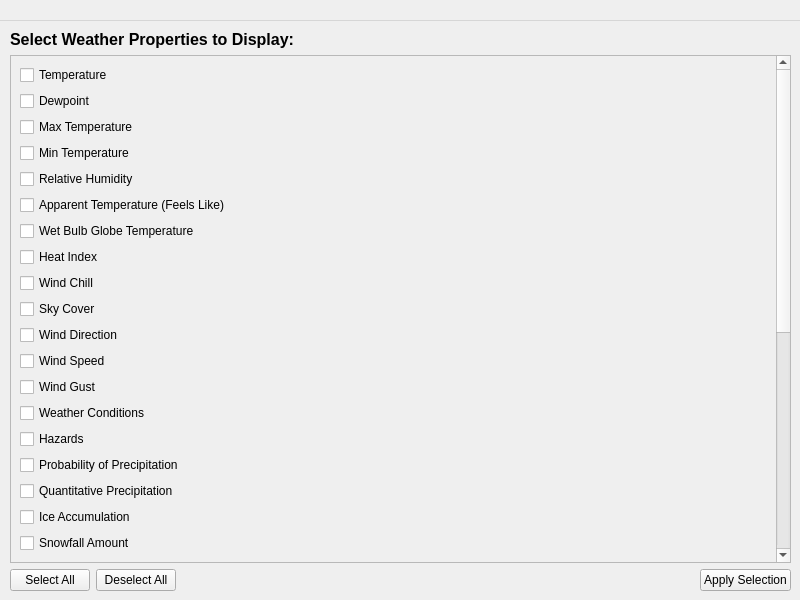
<?xml version="1.0" encoding="UTF-8"?>
<ui version="4.0">
 <class>settings_data</class>
 <widget class="QWidget" name="settings_data">
  <property name="geometry">
   <rect>
    <x>0</x>
    <y>0</y>
    <width>800</width>
    <height>600</height>
   </rect>
  </property>
  <property name="windowTitle">
   <string>Weather Data Selector</string>
  </property>
  <widget class="QWidget" name="centralwidget">
   <property name="geometry">
    <rect>
     <x>10</x>
     <y>30</y>
     <width>781</width>
     <height>561</height>
    </rect>
   </property>
   <layout class="QVBoxLayout" name="verticalLayout">
    <item>
     <widget class="QLabel" name="titleLabel">
      <property name="font">
       <font>
        <pointsize>12</pointsize>
        <bold>true</bold>
       </font>
      </property>
      <property name="text">
       <string>Select Weather Properties to Display:</string>
      </property>
     </widget>
    </item>
    <item>
     <widget class="QScrollArea" name="scrollArea">
      <property name="widgetResizable">
       <bool>true</bool>
      </property>
      <widget class="QWidget" name="scrollAreaWidgetContents">
       <property name="geometry">
        <rect>
         <x>0</x>
         <y>0</y>
         <width>763</width>
         <height>963</height>
        </rect>
       </property>
       <layout class="QVBoxLayout" name="scrollLayout">
        <item>
         <widget class="QCheckBox" name="checkBoxTemperature">
          <property name="text">
           <string>Temperature</string>
          </property>
         </widget>
        </item>
        <item>
         <widget class="QCheckBox" name="checkBoxDewpoint">
          <property name="text">
           <string>Dewpoint</string>
          </property>
         </widget>
        </item>
        <item>
         <widget class="QCheckBox" name="checkBoxMaxTemperature">
          <property name="text">
           <string>Max Temperature</string>
          </property>
         </widget>
        </item>
        <item>
         <widget class="QCheckBox" name="checkBoxMinTemperature">
          <property name="text">
           <string>Min Temperature</string>
          </property>
         </widget>
        </item>
        <item>
         <widget class="QCheckBox" name="checkBoxRelativeHumidity">
          <property name="text">
           <string>Relative Humidity</string>
          </property>
         </widget>
        </item>
        <item>
         <widget class="QCheckBox" name="checkBoxApparentTemperature">
          <property name="text">
           <string>Apparent Temperature (Feels Like)</string>
          </property>
         </widget>
        </item>
        <item>
         <widget class="QCheckBox" name="checkBoxWetBulbGlobeTemperature">
          <property name="text">
           <string>Wet Bulb Globe Temperature</string>
          </property>
         </widget>
        </item>
        <item>
         <widget class="QCheckBox" name="checkBoxHeatIndex">
          <property name="text">
           <string>Heat Index</string>
          </property>
         </widget>
        </item>
        <item>
         <widget class="QCheckBox" name="checkBoxWindChill">
          <property name="text">
           <string>Wind Chill</string>
          </property>
         </widget>
        </item>
        <item>
         <widget class="QCheckBox" name="checkBoxSkyCover">
          <property name="text">
           <string>Sky Cover</string>
          </property>
         </widget>
        </item>
        <item>
         <widget class="QCheckBox" name="checkBoxWindDirection">
          <property name="text">
           <string>Wind Direction</string>
          </property>
         </widget>
        </item>
        <item>
         <widget class="QCheckBox" name="checkBoxWindSpeed">
          <property name="text">
           <string>Wind Speed</string>
          </property>
         </widget>
        </item>
        <item>
         <widget class="QCheckBox" name="checkBoxWindGust">
          <property name="text">
           <string>Wind Gust</string>
          </property>
         </widget>
        </item>
        <item>
         <widget class="QCheckBox" name="checkBoxWeather">
          <property name="text">
           <string>Weather Conditions</string>
          </property>
         </widget>
        </item>
        <item>
         <widget class="QCheckBox" name="checkBoxHazards">
          <property name="text">
           <string>Hazards</string>
          </property>
         </widget>
        </item>
        <item>
         <widget class="QCheckBox" name="checkBoxProbabilityOfPrecipitation">
          <property name="text">
           <string>Probability of Precipitation</string>
          </property>
         </widget>
        </item>
        <item>
         <widget class="QCheckBox" name="checkBoxQuantitativePrecipitation">
          <property name="text">
           <string>Quantitative Precipitation</string>
          </property>
         </widget>
        </item>
        <item>
         <widget class="QCheckBox" name="checkBoxIceAccumulation">
          <property name="text">
           <string>Ice Accumulation</string>
          </property>
         </widget>
        </item>
        <item>
         <widget class="QCheckBox" name="checkBoxSnowfallAmount">
          <property name="text">
           <string>Snowfall Amount</string>
          </property>
         </widget>
        </item>
        <item>
         <widget class="QCheckBox" name="checkBoxSnowLevel">
          <property name="text">
           <string>Snow Level</string>
          </property>
         </widget>
        </item>
        <item>
         <widget class="QCheckBox" name="checkBoxCeilingHeight">
          <property name="text">
           <string>Ceiling Height</string>
          </property>
         </widget>
        </item>
        <item>
         <widget class="QCheckBox" name="checkBoxVisibility">
          <property name="text">
           <string>Visibility</string>
          </property>
         </widget>
        </item>
        <item>
         <widget class="QCheckBox" name="checkBoxTransportWindSpeed">
          <property name="text">
           <string>Transport Wind Speed</string>
          </property>
         </widget>
        </item>
        <item>
         <widget class="QCheckBox" name="checkBoxTransportWindDirection">
          <property name="text">
           <string>Transport Wind Direction</string>
          </property>
         </widget>
        </item>
        <item>
         <widget class="QCheckBox" name="checkBoxMixingHeight">
          <property name="text">
           <string>Mixing Height</string>
          </property>
         </widget>
        </item>
        <item>
         <widget class="QCheckBox" name="checkBoxHainesIndex">
          <property name="text">
           <string>Haines Index</string>
          </property>
         </widget>
        </item>
        <item>
         <widget class="QCheckBox" name="checkBoxLightningActivityLevel">
          <property name="text">
           <string>Lightning Activity Level</string>
          </property>
         </widget>
        </item>
        <item>
         <widget class="QCheckBox" name="checkBoxTwentyFootWindSpeed">
          <property name="text">
           <string>20-Foot Wind Speed</string>
          </property>
         </widget>
        </item>
        <item>
         <widget class="QCheckBox" name="checkBoxTwentyFootWindDirection">
          <property name="text">
           <string>20-Foot Wind Direction</string>
          </property>
         </widget>
        </item>
        <item>
         <widget class="QCheckBox" name="checkBoxWaveHeight">
          <property name="text">
           <string>Wave Height</string>
          </property>
         </widget>
        </item>
        <item>
         <widget class="QCheckBox" name="checkBoxWavePeriod">
          <property name="text">
           <string>Wave Period</string>
          </property>
         </widget>
        </item>
        <item>
         <widget class="QCheckBox" name="checkBoxWaveDirection">
          <property name="text">
           <string>Wave Direction</string>
          </property>
         </widget>
        </item>
        <item>
         <widget class="QCheckBox" name="checkBoxProbabilityOfThunder">
          <property name="text">
           <string>Probability of Thunder</string>
          </property>
         </widget>
        </item>
        <item>
         <widget class="QCheckBox" name="checkBoxAtmosphericDispersionIndex">
          <property name="text">
           <string>Atmospheric Dispersion Index</string>
          </property>
         </widget>
        </item>
        <item>
         <widget class="QCheckBox" name="checkBoxLowVisibilityOccurrenceRiskIndex">
          <property name="text">
           <string>Low Visibility Occurrence Risk Index</string>
          </property>
         </widget>
        </item>
        <item>
         <spacer name="verticalSpacer">
          <property name="orientation">
           <enum>Qt::Orientation::Vertical</enum>
          </property>
          <property name="sizeHint" stdset="0">
           <size>
            <width>20</width>
            <height>40</height>
           </size>
          </property>
         </spacer>
        </item>
       </layout>
      </widget>
     </widget>
    </item>
    <item>
     <layout class="QHBoxLayout" name="buttonLayout">
      <item>
       <widget class="QPushButton" name="selectAllButton">
        <property name="text">
         <string>Select All</string>
        </property>
       </widget>
      </item>
      <item>
       <widget class="QPushButton" name="deselectAllButton">
        <property name="text">
         <string>Deselect All</string>
        </property>
       </widget>
      </item>
      <item>
       <spacer name="horizontalSpacer">
        <property name="orientation">
         <enum>Qt::Orientation::Horizontal</enum>
        </property>
        <property name="sizeHint" stdset="0">
         <size>
          <width>40</width>
          <height>20</height>
         </size>
        </property>
       </spacer>
      </item>
      <item>
       <widget class="QPushButton" name="applyButton">
        <property name="text">
         <string>Apply Selection</string>
        </property>
       </widget>
      </item>
     </layout>
    </item>
   </layout>
  </widget>
  <widget class="QMenuBar" name="menubar">
   <property name="geometry">
    <rect>
     <x>0</x>
     <y>0</y>
     <width>800</width>
     <height>21</height>
    </rect>
   </property>
  </widget>
 </widget>
 <resources/>
 <connections/>
</ui>
